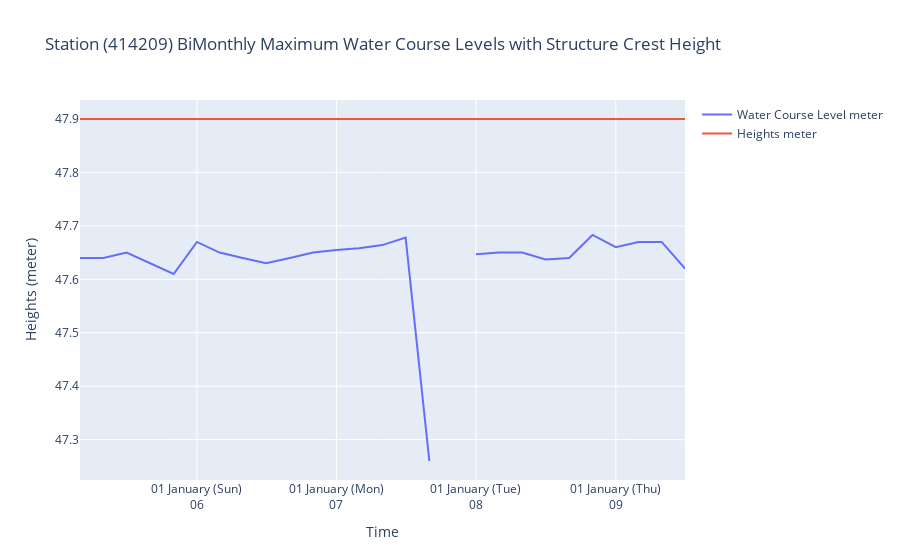
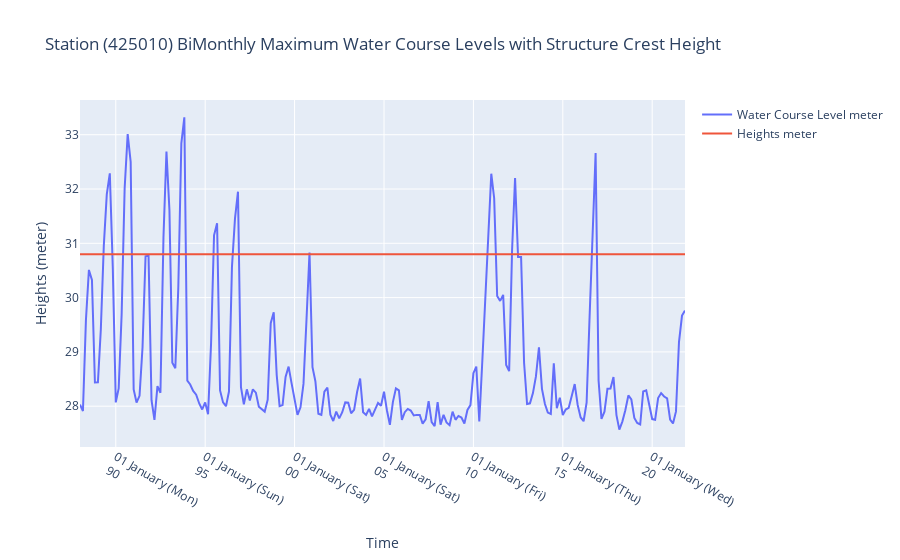
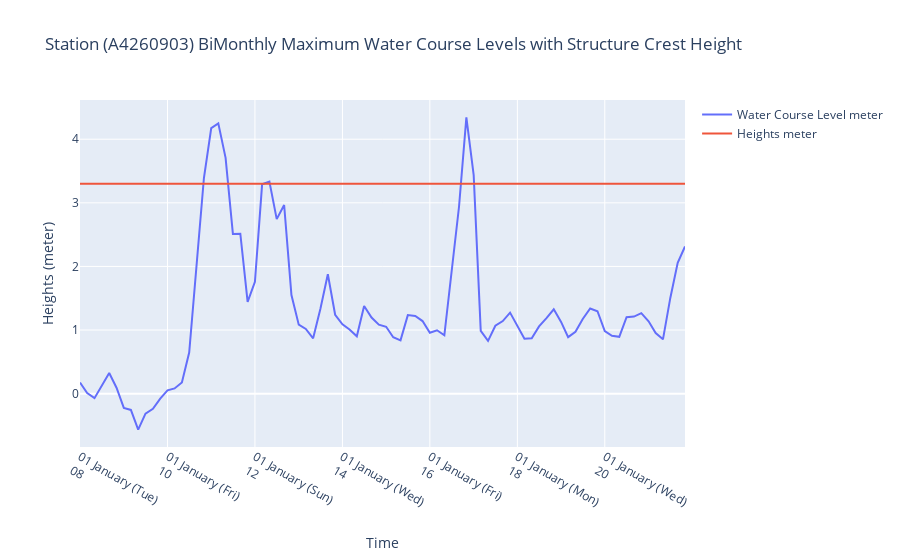
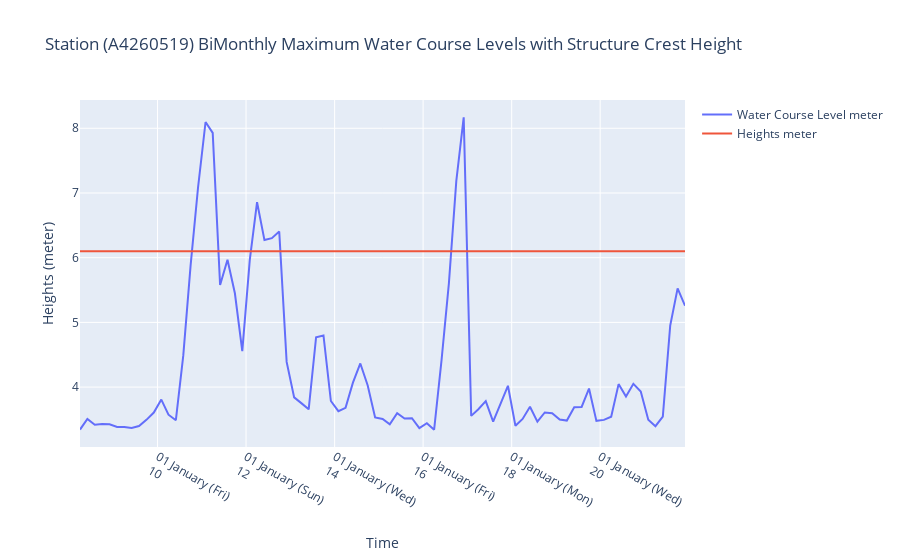

Notebook cell for these charts, in order:
### Code cell
'''Note: Folders should exist before running'''
#Create a dataframe to frame a constant period. As gauge observation data will have varing start and end dates
date1 = dt.date(1988, 1, 1)
date2 = dt.date(2021, 12, 31)
dates = {'time':pd.date_range(start=date1, end=date2)}
values = pd.Series(-1, range(len(dates)))
period = pd.DataFrame(dates, )
period['time'] = pd.to_datetime(period['time'])
#Define the period requested from the BoM Water service
t_begin = "1988-01-01T01:00:00+10"
t_end = "2021-12-31T00:00:00+10"
#Define the Procedure and Properties to request from the service
procedure = _bm.procedures.Pat3_C_B_1_DailyMax  
prop = _bm.properties.Water_Course_Level
result_set = []

bbox = [None, None]
features = []
for station in lock_sites:
    station_long_name = station['properties']['long_name']
    features.append(station_long_name) 
water_course_levels = _bm.get_observations(features, prop, procedure, t_begin, t_end, bbox)


for sites in lock_sites:
    try:
        #Request from BoM Water server
        # response = _bm.request(_bm.actions.GetObservation, sites['properties']['stationNo'], prop, procedure, t_begin, t_end)
        # ts = _bm.parse_data(response)
        weir_station_no = sites['properties']['stationNo']
        weir_station_longname = sites['properties']['long_name']
        for wcl_chunk in water_course_levels:
            for wcl in wcl_chunk:
                if wcl == weir_station_longname:
                    wcl_da =  wcl_chunk[wcl]
                    break
        
        if len(wcl_da) < 1:
            logger.warning(f'Data length is zero for station: {weir_station_no}')
        else:
            dir = f'./bomwater_data/mdb_water_course_level/'
            #Save raw data
            comp = dict(zlib=True, complevel=5)
            encoding = {var: comp for var in wcl_da.data_vars}
            wcl_da.to_netcdf(f'{dir}{weir_station_no}.nc', format="NETCDF4", engine="netcdf4")#, encoding=encoding)
            
            
            station_data = wcl_da#.to_dataframe()#ts.reset_index()
            #Get Station from filter list
            found = list(filter(lambda x:x["station_id"]==weir_station_no,station_info))
            
            #Resample raw data with static period to make standard length files and so bi monthly periods start at the same month
            station_data = station_data.sel(time=slice(date1, date2))
            
            #Group by bi monthly max
            result = station_data.resample(time='2MS').max()
            
            #Include the crest height with the final dataset
            # result['Structure Crest Height(m)'] = found[0]['crest_height']
            result = result.rename({'Water Course Level [m]': 'BiMonthly Maximum Water_Course_Level(m)'})

            crest_height = xr.DataArray(pd.Series(found[0]['crest_height'], index=result.time), coords=[result.time], dims=['time'])
            result = result.assign(Structure_Crest_Height=lambda x: x.Quality - x.Quality + crest_height )
            result['Structure_Crest_Height'] = result['Structure_Crest_Height'].pint.quantify({'Structure_Crest_Height': ureg.meter})


            #Apply units (meters) to the data variable 
            result['BiMonthly Maximum Water_Course_Level(m)'] = result['BiMonthly Maximum Water_Course_Level(m)'].pint.quantify({'BiMonthly Maximum Water_Course_Level(m)': ureg.meter})

            #Save result to same directory as the raw data
            result.pint.dequantify().to_netcdf(f'{dir}biMonthlyMax{weir_station_no}.nc', format="NETCDF4", engine="netcdf4")

            
            result_set.append(result)
            

            # y = result['BiMonthly Maximum Water_Course_Level(m)']
            # x = result.time
            # plt.figure()
            # plt.title(f'Station ({weir_station_no}) Water Course Levels (m)')
            # plt.ylabel('BiMonthly Maximum Water Course Level (m)')
            # plt.xlabel('Dates')
            # plt.plot( x, y, label=weir_station_no )
            # crest_height = pd.Series(found[0]['crest_height'], index=range(len(result.time)))
            # plt.plot(x, crest_height, label='Crest Height')
            

            # plt.savefig(f'{dir}{weir_station_no}_plot.jpg')
            fig = go.Figure()
            hydro_plot_data( result['BiMonthly Maximum Water_Course_Level(m)'], prop, f'Station ({weir_station_no}) BiMonthly Maximum Water Course Levels (m)', fig)

            hydro_plot_data( result.Structure_Crest_Height, 'Heights', f'Station ({weir_station_no}) BiMonthly Maximum Water Course Levels with Structure Crest Height', fig)
            fig.show()
            
    except:
        e = sys.exc_info()[0]
        weir_station_no = sites['properties']['stationNo']
        logger.warning(f'Processing failed with system info: {e} for station: {weir_station_no}')
